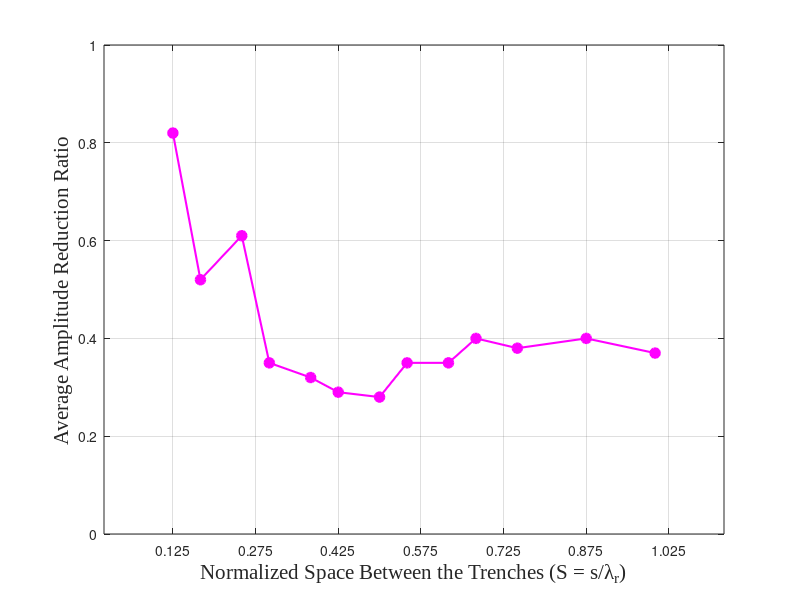

Write MATLAB code to recreate this figure.

y_1 = [0.82,
0.52,
0.61,
0.35,
0.32,
0.29,
0.28,
0.35,
0.35,
0.4,
0.38,
0.4,
0.37];




x_1 = [0.125,
0.175,
0.25,
0.3,
0.375,
0.425,
0.5,
0.55,
0.625,
0.675,
0.75,
0.875,
1];


%x_2 = [0,
%5,
%11,
%13,
%17,
%24];

%plot(x_1, y_1, 'Marker','o', 'MarkerSize',7, 'LineWidth', 1.5, 'color','magenta');

plot(x_1, y_1, 'Marker','o', 'MarkerSize',7, 'MarkerFaceColor', 'magenta', 'LineWidth', 1.5, 'color','magenta');
%legend({'Finite Element (Frequency=20Hz)'}, 'FontSize',10, 'TextColor','black')
hold on

%plot(x_1, y_2, 'Marker','*', 'MarkerSize',7, 'MarkerFaceColor', 'blue', 'LineWidth', 1.5, 'color','blue');
%legend({'Finite Element (Frequency=35Hz)'}, 'FontSize',10, 'TextColor','black')

%plot(x_1, y_3, 'Marker','square', 'MarkerSize',7, 'MarkerFaceColor', 'green', 'LineWidth', 1.5, 'color','green');

%plot(x_1, y_4, 'Marker','x', 'MarkerSize',7, 'MarkerFaceColor', 'black', 'LineWidth', 1.5, 'color','black');

%plot(x_1, y_5, 'Marker','diamond', 'MarkerSize',7, 'MarkerFaceColor', 'red', 'LineWidth', 1.5, 'color','red');
%scatter(x_2, y_3, 80, 'Marker','o', 'MarkerEdgeColor','red', 'MarkerFaceColor','red')
%set(gca,'yscale','log')
%legend({'Field Test (Frequency=20Hz)'}, 'FontSize',10, 'TextColor','black')

%plot(x_1, y_6, 'Marker','+', 'MarkerSize',7, 'MarkerFaceColor', 'cyan', 'LineWidth', 1.5, 'color','cyan');


%plot(x_1, y_7, 'Marker','Hexagram', 'MarkerSize',7, 'MarkerFaceColor', 'yellow', 'LineWidth', 1.5, 'color','yellow');



%scatter(x_2, y_4, 80, 'Marker','s', 'MarkerEdgeColor','black', 'MarkerFaceColor','black')
%set(gca,'yscale','log')
%legend({'Field Test (Frequency=35Hz)'}, 'FontSize',10, 'TextColor','black')
%legend({'D = 0.5','D = 0.75','D = 1','D = 1.25','D = 1.5','D = 1.75','D = 2'},'FontSize',15, 'FontName','Times New Roman')


ylim([0, 1])
xlim([0, 1.125])

ax = gca;
set(gca,'XTick',0.125:0.15:1.025)
%set(gca, 'YScale', 'log')

xlabel('Normalized Space Between the Trenches (S = s/\lambda_r)', 'FontSize',15, 'FontName','Times New Roman')
ylabel('Average Amplitude Reduction Ratio', 'FontSize',15, 'FontName','Times New Roman')
grid on

hold off 
